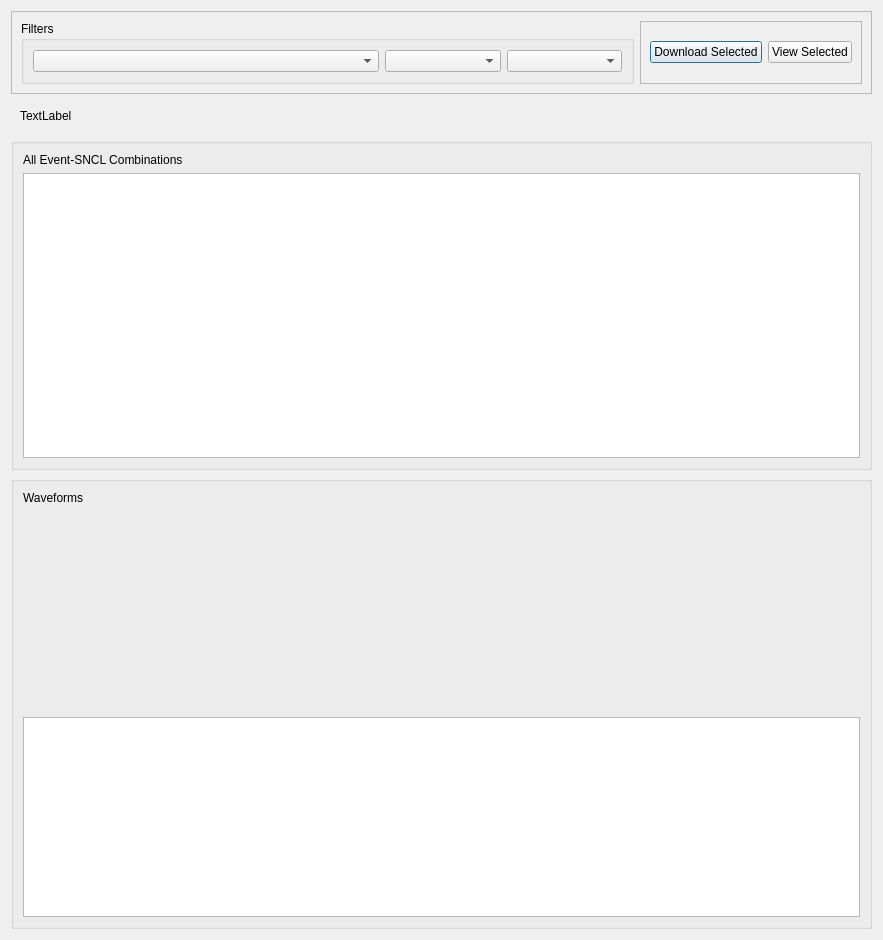
<?xml version="1.0" encoding="UTF-8"?>
<ui version="4.0">
 <class>WaveformDialog</class>
 <widget class="QDialog" name="WaveformDialog">
  <property name="geometry">
   <rect>
    <x>0</x>
    <y>0</y>
    <width>883</width>
    <height>940</height>
   </rect>
  </property>
  <property name="windowTitle">
   <string>Dialog</string>
  </property>
  <layout class="QVBoxLayout" name="verticalLayout">
   <item>
    <widget class="QFrame" name="filterFrame">
     <property name="frameShape">
      <enum>QFrame::StyledPanel</enum>
     </property>
     <property name="frameShadow">
      <enum>QFrame::Raised</enum>
     </property>
     <layout class="QHBoxLayout" name="horizontalLayout" stretch="3,1">
      <item>
       <widget class="QGroupBox" name="filterGroupBox">
        <property name="title">
         <string>Filters</string>
        </property>
        <layout class="QHBoxLayout" name="horizontalLayout_2" stretch="3,1,1">
         <item>
          <widget class="QComboBox" name="eventComboBox"/>
         </item>
         <item>
          <widget class="QComboBox" name="networkComboBox"/>
         </item>
         <item>
          <widget class="QComboBox" name="stationComboBox"/>
         </item>
        </layout>
       </widget>
      </item>
      <item>
       <widget class="QFrame" name="downloadFrame">
        <property name="frameShape">
         <enum>QFrame::StyledPanel</enum>
        </property>
        <property name="frameShadow">
         <enum>QFrame::Raised</enum>
        </property>
        <layout class="QHBoxLayout" name="horizontalLayout_3">
         <item>
          <widget class="QPushButton" name="downloadPushButton">
           <property name="text">
            <string>Download Selected</string>
           </property>
          </widget>
         </item>
         <item>
          <widget class="QPushButton" name="viewPushButton">
           <property name="text">
            <string>View Selected</string>
           </property>
          </widget>
         </item>
        </layout>
       </widget>
      </item>
     </layout>
    </widget>
   </item>
   <item>
    <widget class="QFrame" name="statusFrame">
     <layout class="QVBoxLayout" name="verticalLayout_4">
      <item>
       <widget class="QLabel" name="statusLabel">
        <property name="text">
         <string>TextLabel</string>
        </property>
       </widget>
      </item>
     </layout>
    </widget>
   </item>
   <item>
    <widget class="QGroupBox" name="selectionTableGroupBox">
     <layout class="QVBoxLayout" name="verticalLayout_2">
      <item>
       <widget class="QLabel" name="selectionLabel">
        <property name="text">
         <string>All Event-SNCL Combinations</string>
        </property>
       </widget>
      </item>
      <item>
       <widget class="QTableWidget" name="selectionTable">
        <property name="minimumSize">
         <size>
          <width>500</width>
          <height>100</height>
         </size>
        </property>
        <property name="showGrid">
         <bool>false</bool>
        </property>
        <property name="gridStyle">
         <enum>Qt::NoPen</enum>
        </property>
       </widget>
      </item>
     </layout>
    </widget>
   </item>
   <item>
    <widget class="QGroupBox" name="waveformGroupBox">
     <layout class="QVBoxLayout" name="verticalLayout_3">
      <item>
       <widget class="QLabel" name="waveformLabel">
        <property name="minimumSize">
         <size>
          <width>0</width>
          <height>0</height>
         </size>
        </property>
        <property name="text">
         <string>Waveforms</string>
        </property>
       </widget>
      </item>
      <item>
       <widget class="Qt4MplCanvas" name="canvas1" native="true">
        <property name="minimumSize">
         <size>
          <width>0</width>
          <height>200</height>
         </size>
        </property>
       </widget>
      </item>
      <item>
       <widget class="QTableWidget" name="waveformTable">
        <property name="minimumSize">
         <size>
          <width>500</width>
          <height>200</height>
         </size>
        </property>
       </widget>
      </item>
     </layout>
    </widget>
   </item>
  </layout>
 </widget>
 <customwidgets>
  <customwidget>
   <class>Qt4MplCanvas</class>
   <extends>QWidget</extends>
   <header>qt4mplcanvas.h</header>
   <container>1</container>
  </customwidget>
 </customwidgets>

 <resources/>
 <connections/>
</ui>
